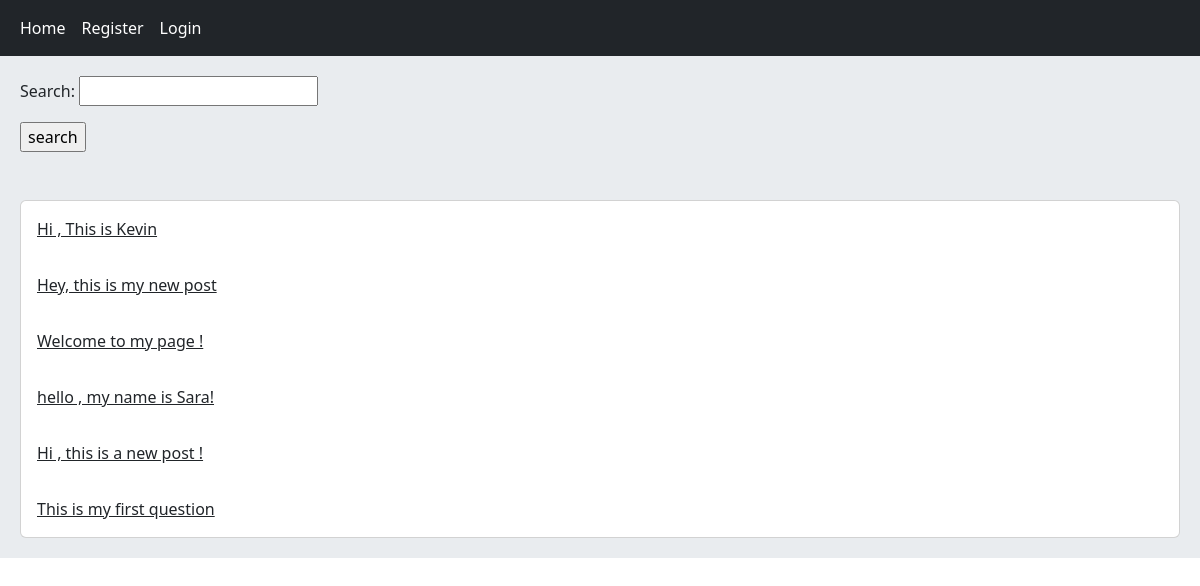
/home/, run on the app's committed database.
### home/models.py (models this page shows, shortened)
class Post(models.Model):
    user = models.ForeignKey(User, on_delete=models.CASCADE ,related_name='posts')
    body = models.TextField()
    slug = models.SlugField()
    created = models.DateTimeField(auto_now_add=True)
    updated = models.DateTimeField(auto_now=True)
    class Meta:
        ordering = ('-created',)
    def get_absolute_url(self):
        return reverse('home:post_detail',args=(self.id,self.slug))

### home/views.py (the view)
# urls.py: path('', views.HomeView.as_view() , name='index'),
class HomeView(View):
    form_class = PostSearchForm
    def get(self,request):
        posts = Post.objects.all()
        if request.GET.get('search'):
            posts = posts.filter(body__contains=request.GET['search'])
        return render(request, 'home/index.html',{'posts':posts , 'form':self.form_class})

### home/templates/home/index.html
{% extends 'base.html' %}
{% block content %}
   <form action="" method="get">
      {{ form.as_p }}
      <input type="submit" value="search">
   </form><br><br>
   <div class="card">
      {% for post in posts %}
         <a href="{{ post.get_absolute_url }}" class="card-body">{{ post.body|truncatewords:8 }}</a>
      {% endfor %}
   </div>
{% endblock %}

### data on the page
Post: body "Hi , This is Kevin"
Post: body "Hey, this is my new post"
Post: body "Welcome to my page !"
Post: body "hello , my name is Sara!"
Post: body "Hi , this is a new post !"
Post: body "This is my first question"
